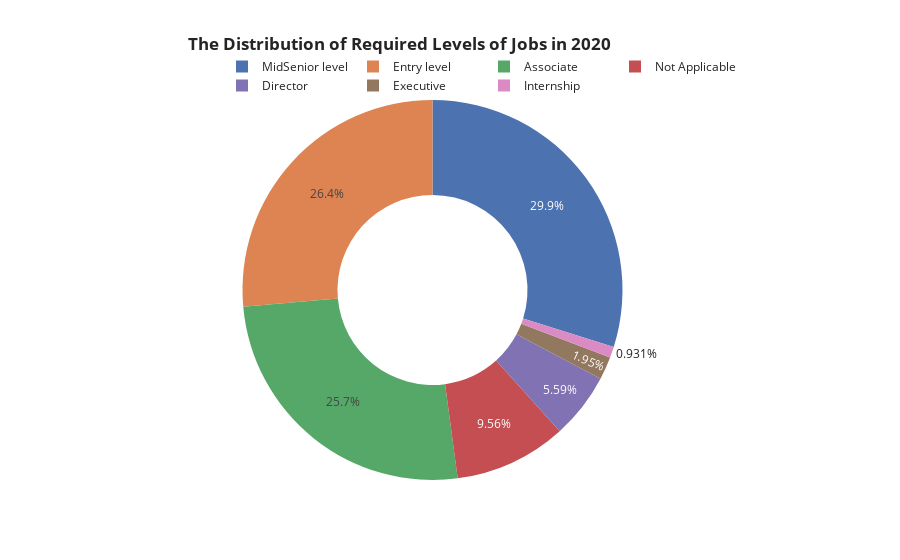

Source (notebook cell):
### Markdown cell above
### 7th plot || The Distribution of Required Levels of Jobs in 2020 
#### This plot gives insight into the rate of required levels of jobs in 2020.  We can see the Entry-level and Mid-level jobs are almost the same rates with a little pet increase of required in Mid-level jobs. Follow that Associate-level with the same rates also, which usually designates a position that requires two or three years of experience. We noted the create decrease when we talked about the director-level and executive-level jobs. In the end, Internship-level is not a favorite with both seeker and employer it shapes less than 1% of the count of required jobs.

### Code cell
fig = px.pie(df.groupby('level', as_index=False)['level'].count().sort_values(by='level',ascending=False).head(10),
             names=['MidSenior level','Entry level','Associate','Not Applicable','Director','Executive','Internship'],
             values='level',
             color='level',
             hole=0.5,
             labels={'experience_level':'job level ','level':'count'},
             template='seaborn',title='<b>  The Distribution of Required Levels of Jobs in 2020')


fig.update_layout(title_x=0.2,legend=dict(orientation='h',yanchor='bottom',y=1.0,xanchor='right',x=1))

### Figure 1 — Plotly figure (JSON) as saved in the notebook; plotly's stock layout.template omitted (floating-point values rounded to 4 significant figures)
{"data": [{"customdata": [[12089], [10696], [10410], [3870], [2265], [791], [377]], "domain": {"x": [0, 1], "y": [0, 1]}, "hole": 0.5, "hovertemplate": "label=%{label}<br>count=%{customdata[0]}<extra></extra>", "labels": ["MidSenior level", "Entry level", "Associate", "Not Applicable", "Director", "Executive", "Internship"], "legendgroup": "", "marker": {"colors": ["rgb(76,114,176)", "rgb(221,132,82)", "rgb(85,168,104)", "rgb(196,78,82)", "rgb(129,114,179)", "rgb(147,120,96)", "rgb(218,139,195)"]}, "name": "", "showlegend": true, "type": "pie", "values": [12089, 10696, 10410, 3870, 2265, 791, 377]}], "layout": {"legend": {"orientation": "h", "tracegroupgap": 0, "x": 1, "xanchor": "right", "y": 1, "yanchor": "bottom"}, "title": {"text": "<b>  The Distribution of Required Levels of Jobs in 2020", "x": 0.2}}}
